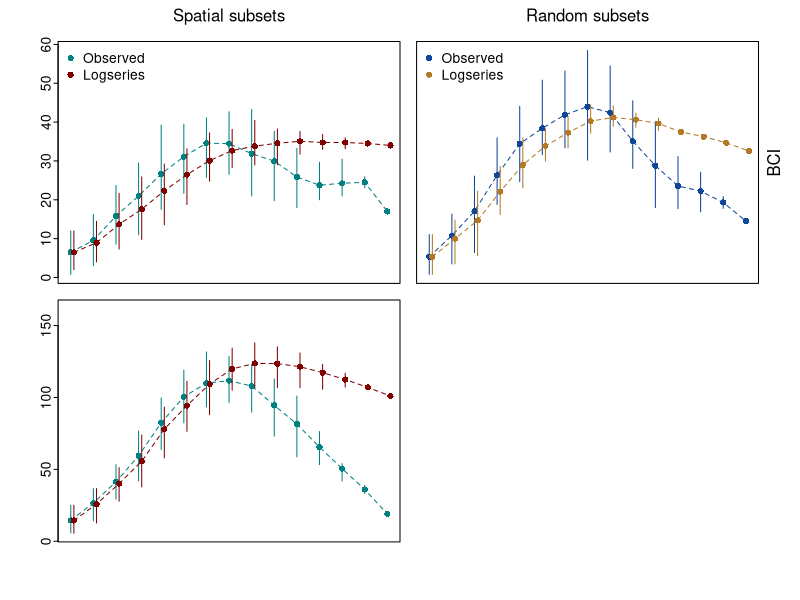

Generate this figure with R: (Note: this script raises an error after producing the figure.)
scalePlot <- function(summ, y, jit = 1, col = 'black', ylim = NULL, add = FALSE, ...) {
    x <- summ$scale * jit
    
    if(is.null(ylim)) {
        ylim <- range(summ[, grep(y, colnames(summ))])
    }
    
    if(add) {
        lines(x, summ[[y]], col = col, lty = 2)
        segments(x0 = x, 
                 y0 = summ[[paste(y, 'ci1', sep = '.')]], y1 = summ[[paste(y, 'ci2', sep = '.')]], 
                 col = col)
        points(x, summ[[y]], pch = 16, col = col)
    } else {
        plot(x, summ[[y]], pch = 16, col = col, ylim = ylim,
             panel.first = {
                 lines(x, summ[[y]], col = col, lty = 2)
                 segments(x0 = x, 
                          y0 = summ[[paste(y, 'ci1', sep = '.')]], y1 = summ[[paste(y, 'ci2', sep = '.')]], 
                          col = col)
             }, ...)
    }
}

singScaleSumm <- read.csv('scaling_fisherSingletons.csv', as.is = TRUE)
relLLScaleSumm <- read.csv('scaling_fisherRelLL.csv', as.is = TRUE)
zScaleSumm <- read.csv('scaling_fisherZ.csv', as.is = TRUE)

obsCol <- hsv(0.5, 1, 0.5)
fishCol <- hsv(0, 1, 0.5)
perm.obsCol <- hsv(0.6, 0.9, 0.6)
perm.fishCol <- hsv(0.1, 0.8, 0.7)

par(mfrow = c(2, 2), mar = c(0, 0, 0, 0) + 0.5, oma = c(3, 3, 2, 2), mgp = c(2, 0.25, 0), tcl = -0.25)

scalePlot(singScaleSumm[singScaleSumm$site == 'BCI', ], 'n1obs', log = 'x', xaxt = 'n', col = obsCol)
scalePlot(singScaleSumm[singScaleSumm$site == 'BCI', ], 'n1fish', add = TRUE, jit = 1.1, col = fishCol)
legend('topleft', legend = c('Observed', 'Logseries'), 
       col = c(obsCol, fishCol), pch = 16, bty = 'n')
mtext('Spatial subsets', side = 3, line = 1)

scalePlot(singScaleSumm[singScaleSumm$site == 'BCI', ], 'perm.n1obs', log = 'x', xaxt = 'n', yaxt = 'n', 
          col = perm.obsCol)
scalePlot(singScaleSumm[singScaleSumm$site == 'BCI', ], 'perm.n1fish', add = TRUE, jit = 1.1, 
          col = perm.fishCol)
legend('topleft', legend = c('Observed', 'Logseries'), 
       col = c(perm.obsCol, perm.fishCol), pch = 16, bty = 'n')
mtext('BCI', side = 4, line = 0.5)
mtext('Random subsets', side = 3, line = 1)

scalePlot(singScaleSumm[singScaleSumm$site == 'PASO', ], 'n1obs', log = 'x', xaxt = 'n', col = obsCol)
scalePlot(singScaleSumm[singScaleSumm$site == 'PASO', ], 'n1fish', add = TRUE, jit = 1.1, col = fishCol, 
          xaxt = 'n')
logAxis(1, expLab = TRUE)

scalePlot(singScaleSumm[singScaleSumm$site == 'PASO', ], 'perm.n1obs', log = 'x', xaxt = 'n', yaxt = 'n', 
          col = perm.obsCol)
scalePlot(singScaleSumm[singScaleSumm$site == 'PASO', ], 'perm.n1fish', add = TRUE, jit = 1.1,
          xaxt = 'n', col = perm.fishCol)
logAxis(1, expLab = TRUE)
mtext('PASO', side = 4, line = 0.5)

mtext(expression('Area ('*m^2*')'), side = 1, line = 1, outer = TRUE)
mtext('Number of singletons', side = 2, line = 1, outer = TRUE)


par(mfrow = c(2, 1), mar = c(0, 0, 0, 0) + 0.5, oma = c(3, 3, 2, 2), mgp = c(2, 0.25, 0), tcl = -0.25)

scalePlot(singScaleSumm[singScaleSumm$site == 'BCI', ], 'n1obs', log = 'x', xaxt = 'n', col = obsCol)
scalePlot(singScaleSumm[singScaleSumm$site == 'BCI', ], 'perm.n1obs', add = TRUE, jit = 1.1, col = perm.obsCol)
mtext('BCI', side = 4, line = 0.5)
legend('topleft', legend = c('Spatial', 'Random'), col = c(obsCol, perm.obsCol), pch = 16, bty = 'n')

scalePlot(singScaleSumm[singScaleSumm$site == 'PASO', ], 'n1obs', log = 'x', xaxt = 'n', col = obsCol)
scalePlot(singScaleSumm[singScaleSumm$site == 'PASO', ], 'perm.n1obs', add = TRUE, jit = 1.1, col = perm.obsCol)
logAxis(1, expLab = TRUE)
mtext('PASO', side = 4, line = 0.5)

mtext(expression('Area ('*m^2*')'), side = 1, line = 1, outer = TRUE)
mtext('Observed number of singletons', side = 2, line = 1, outer = TRUE)


par(mfrow = c(2, 1), mar = c(0, 0, 0, 0) + 0.5, oma = c(3, 3, 2, 2), mgp = c(2, 0.25, 0), tcl = -0.25)

scalePlot(zScaleSumm[zScaleSumm$site == 'BCI', ], 'z2', log = 'x', xaxt = 'n', col = fishCol)
scalePlot(zScaleSumm[zScaleSumm$site == 'BCI', ], 'perm.z2', col = perm.fishCol, add = TRUE, jit = 1.1)
abline(h = qchisq(0.95, 1), col = 'gray')

scalePlot(zScaleSumm[zScaleSumm$site == 'PASO', ], 'z2', log = 'x', xaxt = 'n', col = fishCol)
scalePlot(zScaleSumm[zScaleSumm$site == 'PASO', ], 'perm.z2', col = perm.fishCol, add = TRUE, jit = 1.1)
abline(h = qchisq(0.95, 1), col = 'gray')
logAxis(1, expLab = TRUE)

mtext(expression('Area ('*m^2*')'), side = 1, line = 1, outer = TRUE)
mtext(expression(z^2*'-score'), side = 2, outer = TRUE, line = 1)




par(mfrow = c(2, 2), mar = c(0, 0, 0, 0) + 0.5, oma = c(3, 3, 2, 2), mgp = c(2, 0.25, 0), tcl = -0.25)
scalePlot(relLLScaleSumm[relLLScaleSumm$site == 'BCI', ], 'llST', log = 'x')
scalePlot(relLLScaleSumm[relLLScaleSumm$site == 'BCI', ], 'llF', col = 'red', add = TRUE)

scalePlot(relLLScaleSumm[relLLScaleSumm$site == 'BCI', ], 'perm.llST', log = 'x')
scalePlot(relLLScaleSumm[relLLScaleSumm$site == 'BCI', ], 'perm.llF', col = 'red', add = TRUE)

scalePlot(relLLScaleSumm[relLLScaleSumm$site == 'PASO', ], 'llST', log = 'x')
scalePlot(relLLScaleSumm[relLLScaleSumm$site == 'PASO', ], 'llF', col = 'red', add = TRUE)

scalePlot(relLLScaleSumm[relLLScaleSumm$site == 'PASO', ], 'perm.llST', log = 'x')
scalePlot(relLLScaleSumm[relLLScaleSumm$site == 'PASO', ], 'perm.llF', col = 'red', add = TRUE)








par(mfcol = c(3, 1), mar = c(2, 2, 0, 0))

scalePlot(singScaleSumm[singScaleSumm$site == 'PASO', ], 'n1diff', log = 'x', xaxt = 'n')
scalePlot(singScaleSumm[singScaleSumm$site == 'PASO', ], 'perm.n1diff', log = 'x', xaxt = 'n', col = 'red', add = TRUE)
abline(h = 0, col = 'gray')

scalePlot(relLLScaleSumm[relLLScaleSumm$site == 'PASO', ], 'relLL', log = 'x')
scalePlot(relLLScaleSumm[relLLScaleSumm$site == 'PASO', ], 'perm.relLL', log = 'x', col = 'red', add = TRUE)
abline(h = 0, col = 'gray')






par(mfcol = c(3, 1), mar = c(2, 2, 0, 0))
scalePlot(singScaleSumm[singScaleSumm$site == 'BCI', ], 'n1diff', log = 'x', xaxt = 'n')
scalePlot(singScaleSumm[singScaleSumm$site == 'BCI', ], 'perm.n1diff', log = 'x', xaxt = 'n', col = 'red', add = TRUE)
abline(h = 0, col = 'gray')

scalePlot(relLLScaleSumm[relLLScaleSumm$site == 'BCI', ], 'relLL', log = 'x')
scalePlot(relLLScaleSumm[relLLScaleSumm$site == 'BCI', ], 'perm.relLL', log = 'x', col = 'red', add = TRUE)
abline(h = 0, col = 'gray')

scalePlot(zScaleSumm[zScaleSumm$site == 'BCI', ], 'z2', log = 'x')
scalePlot(zScaleSumm[zScaleSumm$site == 'BCI', ], 'perm.z2', log = 'x', col = 'red', add = TRUE)
abline(h = qchisq(0.95, 1), col = 'gray')
